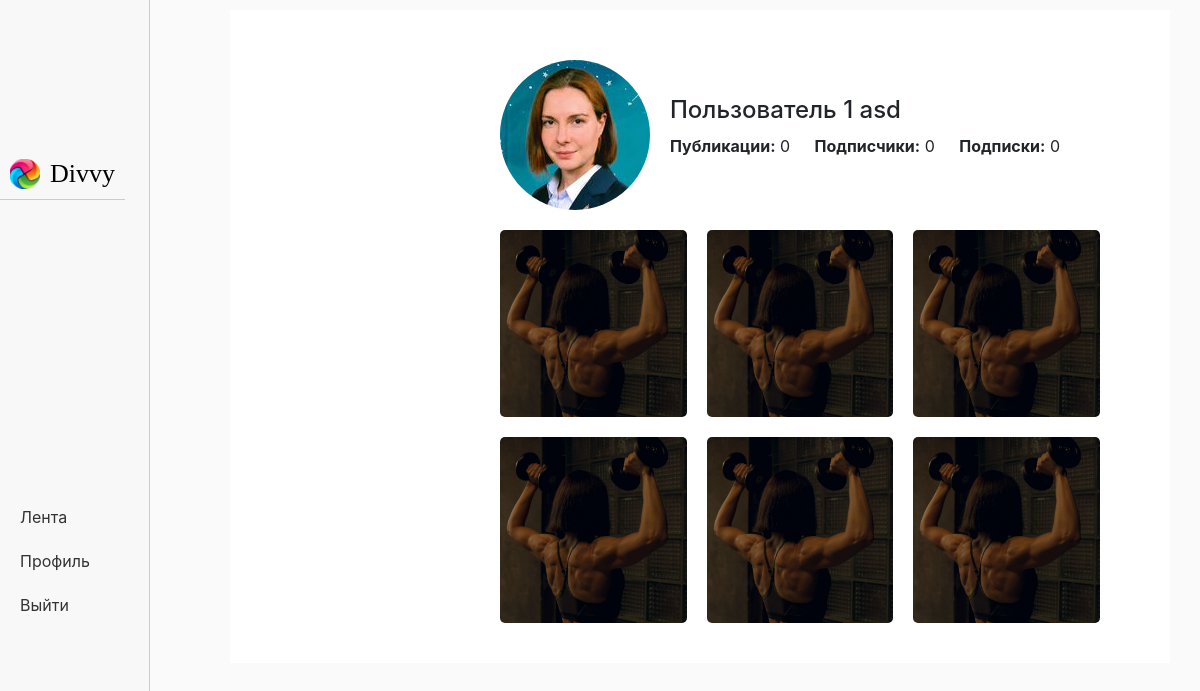
/user/afdas (signed in), run on the app's committed database.
### data/users.py (models this page shows, shortened)
class User(SqlAlchemyBase, UserMixin):
    __tablename__ = 'users'
    id = sqlalchemy.Column(sqlalchemy.Integer, primary_key=True, autoincrement=True)
    email = sqlalchemy.Column(sqlalchemy.String, index=True, unique=True, nullable=True)
    name = sqlalchemy.Column(sqlalchemy.String, nullable=True)
    surname = sqlalchemy.Column(sqlalchemy.String, nullable=True)
    nickname = sqlalchemy.Column(sqlalchemy.String, nullable=True)
    birthday = sqlalchemy.Column(sqlalchemy.Integer, nullable=True)
    hashed_password = sqlalchemy.Column(sqlalchemy.String, nullable=True)
    modified_date = sqlalchemy.Column(sqlalchemy.DateTime, default=datetime.datetime.now)
    description = sqlalchemy.Column(sqlalchemy.String, default="")
    avatar = sqlalchemy.Column(sqlalchemy.String, default="/static/img/avatars/default_avatar.png")
    subscribers = sqlalchemy.Column(sqlalchemy.Integer, default=0)
    subscriptions = sqlalchemy.Column(sqlalchemy.Integer, default=0)
    posts = sqlalchemy.Column(sqlalchemy.Integer, default=0)
    post = orm.relationship("Post", back_populates='user')

### main.py (the view)
@app.route('/user/<nickname>')
def user_profile(nickname):
    if isinstance(current_user, mixins.AnonymousUserMixin):
        return redirect("/login")
    db_sess = db_session.create_session()
    user = db_sess.query(User).filter(User.nickname == nickname).first()
    values = {
        "title": f"Профиль {nickname}",
        "nickname": nickname,
        "user": user
    }
    return render_template("profile.html", **values)

### data/db_session.py (called while the page is built)
def create_session() -> Session:
    global __factory
    return __factory()

### main.py (called while the page is built)
@login_manager.user_loader
def load_user(user_id):
    db_sess = db_session.create_session()
    return db_sess.query(User).get(user_id)

### templates/profile.html (shortened to what this page needs)
{% extends "authorised_base.html" %}
{% block content %}
<main>
  <div class="profile-header">
    <div class="profile-avatar">
      <img src="{{user.avatar}}" alt="Аватар пользователя">
    </div>
    <div class="profile-info">
      <h1>{{user.name}} {{user.surname}}</h1>
      <ul>
        <li><strong>Публикации:</strong> {{user.posts}} </li>
        <li><strong>Подписчики:</strong> {{user.subscribers}} </li>
        <li><strong>Подписки:</strong> {{user.subscriptions}} </li>
      </ul>
    </div>
  </div>
  <div class="profile-gallery">
    <div class="gallery-item">
      <img src="/static/img/image.jpg" alt="Изображение 1">
    </div>
    <div class="gallery-item">
      <img src="/static/img/image.jpg" alt="Изображение 2">
    </div>
    <div class="gallery-item">
      <img src="/static/img/image.jpg" alt="Изображение 3">
    </div>
    <div class="gallery-item">
      <img src="/static/img/image.jpg" alt="Изображение 4">
    </div>
    <div class="gallery-item">
      <img src="/static/img/image.jpg" alt="Изображение 5">
    </div>
    <div class="gallery-item">
      <img src="/static/img/image.jpg" alt="Изображение 6">
    </div>
  </div>
</main>
{% endblock %}

### static/css/style.css (style rules this page uses)
main { margin-left: 230px; margin-right: 30px; margin-top: 10px; padding: 20px; background-color: #fff; }
.profile-header { display: flex; align-items: center; margin-bottom: 20px; }
.profile-avatar { margin-right: 20px; overflow: hidden; border-radius: 50%; }
.profile-avatar img { width: 100%; height: auto; display: block; }
.profile-info h1 { font-size: 24px; margin: 0; margin-bottom: 10px; }
.profile-info ul { margin: 0; padding: 0; list-style: none; }
.profile-info li { display: inline-block; margin-right: 20px; font-size: 16px; }
.profile-gallery { display: grid; grid-template-columns: repeat(3, 1fr); grid-gap: 20px; }
.gallery-item img { width: 100%; height: auto; display: block; border-radius: 5px; }
* { margin: 0; padding: 0; box-sizing: border-box; }
body { font-family: -apple-system, BlinkMacSystemFont, "Segoe UI", Roboto, Helvetica, Arial, sans-serif; background-color: #fafafa; }

### data on the page
User: avatar (placeholder picture), name "Пользователь 1", surname "asd", posts "0", subscribers "0", subscriptions "0"
